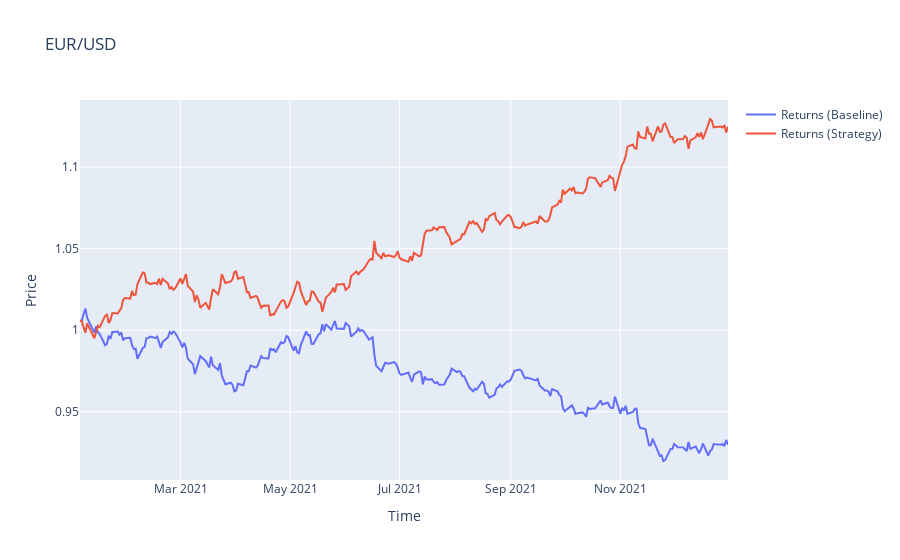

Notebook cell for this chart:
### Code cell
fig = go.Figure()

fig.add_trace(go.Scatter(x=data.index, y=data.creturns, name='Returns (Baseline)'))
fig.add_trace(go.Scatter(x=data.index, y=data.cstrategy, name='Returns (Strategy)'))

fig.update_layout(title='EUR/USD', xaxis_title='Time', yaxis_title='Price')

fig.show()

### Figure 1 — Plotly figure (JSON) as saved in the notebook; plotly's stock layout.template omitted (floating-point values rounded to 4 significant figures; data arrays with more than 128 entries replaced by an {"elided": "..."} marker saying what was removed)
{"data": [{"name": "Returns (Baseline)", "type": "scatter", "x": {"elided": "260 str values"}, "y": {"elided": "260 float values"}}, {"name": "Returns (Strategy)", "type": "scatter", "x": {"elided": "260 str values"}, "y": {"elided": "260 float values"}}], "layout": {"title": {"text": "EUR/USD"}, "xaxis": {"title": {"text": "Time"}}, "yaxis": {"title": {"text": "Price"}}}}
